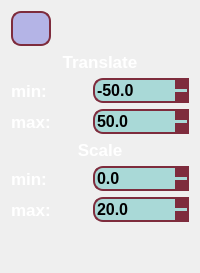
      <widget class="QWidget" name="page_3">
       <layout class="QVBoxLayout" name="verticalLayout_5">
        <item>
         <widget class="QToolButton" name="toolButto_back_to_modelCamera">
          <property name="minimumSize">
           <size>
            <width>40</width>
            <height>35</height>
           </size>
          </property>
          <property name="maximumSize">
           <size>
            <width>40</width>
            <height>35</height>
           </size>
          </property>
          <property name="cursor">
           <cursorShape>PointingHandCursor</cursorShape>
          </property>
          <property name="styleSheet">
           <string notr="true">QToolButton {
border-radius: 10px;
border: 2px solid rgb(126, 44, 61); 
background-color: rgb(180, 180, 230);
}
QToolButton:pressed {
    background-color: qlineargradient(x1: 0, y1: 0, x2: 0, y2: 1,
                                      stop: 0 #BEBEBE, stop: 1 #D7D7D7);
}
QToolButton:hover {
	border: 2px solid black;
}</string>
          </property>
          <property name="text">
           <string/>
          </property>
          <property name="icon">
           <iconset>
            <normaloff>:/icons_ui/back_settings_model.png</normaloff>:/icons_ui/back_settings_model.png</iconset>
          </property>
          <property name="iconSize">
           <size>
            <width>25</width>
            <height>25</height>
           </size>
          </property>
         </widget>
        </item>
        <item>
         <widget class="QLabel" name="label_13">
          <property name="styleSheet">
           <string notr="true">font-family: &quot;Comic Sans MS&quot;;
font: bold 17px;
color: white;</string>
          </property>
          <property name="text">
           <string>Translate</string>
          </property>
          <property name="alignment">
           <set>Qt::AlignHCenter|Qt::AlignTop</set>
          </property>
         </widget>
        </item>
        <item>
         <layout class="QHBoxLayout" name="horizontalLayout_25" stretch="1,0">
          <item>
           <widget class="QLabel" name="label_14">
            <property name="styleSheet">
             <string notr="true">font-family: &quot;Comic Sans MS&quot;;
font: bold 17px;
color: white;</string>
            </property>
            <property name="text">
             <string>min:</string>
            </property>
           </widget>
          </item>
          <item>
           <widget class="QDoubleSpinBox" name="doubleSpinBox_min_translate">
            <property name="cursor">
             <cursorShape>PointingHandCursor</cursorShape>
            </property>
            <property name="styleSheet">
             <string notr="true">QDoubleSpinBox {
	border: 2px solid rgb(126, 44, 61); ;
	border-radius: 10px;
	background: rgb(169, 217, 215);
	font: bold 16px;
	color: black;
	font-family: &quot;Comic Sans MS&quot;;
 }
 QDoubleSpinBox::up-button {
	 subcontrol-origin: border;
     subcontrol-position: top right;
	background: rgb(126, 44, 61);
     height: 11px;
	width: 14px;
 }
 QDoubleSpinBox::down-button {
     subcontrol-origin: border;
     subcontrol-position: bottom right;
	background: rgb(126, 44, 61);
	height: 11px;
	width: 14px;
 }
QDoubleSpinBox::down-button:hover {
    background-color: lightgray;
}
QDoubleSpinBox::up-button:hover {
    background-color: lightgray;
}
QDoubleSpinBox::down-button:pressed {
    background-color: qlineargradient(x1: 0, y1: 0, x2: 0, y2: 1,
                                      stop: 0 #BEBEBE, stop: 1 #D7D7D7);
}
QDoubleSpinBox::up-button:pressed {
    background-color: qlineargradient(x1: 0, y1: 0, x2: 0, y2: 1,
                                      stop: 0 #BEBEBE, stop: 1 #D7D7D7);
}</string>
            </property>
            <property name="decimals">
             <number>1</number>
            </property>
            <property name="minimum">
             <double>-2000000.000000000000000</double>
            </property>
            <property name="maximum">
             <double>2000000.000000000000000</double>
            </property>
            <property name="value">
             <double>-50.000000000000000</double>
            </property>
           </widget>
          </item>
         </layout>
        </item>
        <item>
         <layout class="QHBoxLayout" name="horizontalLayout_26" stretch="1,0">
          <item>
           <widget class="QLabel" name="label_15">
            <property name="styleSheet">
             <string notr="true">font-family: &quot;Comic Sans MS&quot;;
font: bold 17px;
color: white;</string>
            </property>
            <property name="text">
             <string>max:</string>
            </property>
           </widget>
          </item>
          <item>
           <widget class="QDoubleSpinBox" name="doubleSpinBox_max_translate">
            <property name="cursor">
             <cursorShape>PointingHandCursor</cursorShape>
            </property>
            <property name="styleSheet">
             <string notr="true">QDoubleSpinBox {
	border: 2px solid rgb(126, 44, 61); ;
	border-radius: 10px;
	background: rgb(169, 217, 215);
	font: bold 16px;
	color: black;
	font-family: &quot;Comic Sans MS&quot;;
 }
 QDoubleSpinBox::up-button {
	 subcontrol-origin: border;
     subcontrol-position: top right;
	background: rgb(126, 44, 61);
     height: 11px;
	width: 14px;
 }
 QDoubleSpinBox::down-button {
     subcontrol-origin: border;
     subcontrol-position: bottom right;
	background: rgb(126, 44, 61);
	height: 11px;
	width: 14px;
 }
QDoubleSpinBox::down-button:hover {
    background-color: lightgray;
}
QDoubleSpinBox::up-button:hover {
    background-color: lightgray;
}
QDoubleSpinBox::down-button:pressed {
    background-color: qlineargradient(x1: 0, y1: 0, x2: 0, y2: 1,
                                      stop: 0 #BEBEBE, stop: 1 #D7D7D7);
}
QDoubleSpinBox::up-button:pressed {
    background-color: qlineargradient(x1: 0, y1: 0, x2: 0, y2: 1,
                                      stop: 0 #BEBEBE, stop: 1 #D7D7D7);
}</string>
            </property>
            <property name="decimals">
             <number>1</number>
            </property>
            <property name="minimum">
             <double>-2000000.000000000000000</double>
            </property>
            <property name="maximum">
             <double>2000000.000000000000000</double>
            </property>
            <property name="value">
             <double>50.000000000000000</double>
            </property>
           </widget>
          </item>
         </layout>
        </item>
        <item>
         <widget class="QLabel" name="label_16">
          <property name="styleSheet">
           <string notr="true">font-family: &quot;Comic Sans MS&quot;;
font: bold 17px;
color: white;</string>
          </property>
          <property name="text">
           <string>Scale</string>
          </property>
          <property name="alignment">
           <set>Qt::AlignCenter</set>
          </property>
         </widget>
        </item>
        <item>
         <layout class="QHBoxLayout" name="horizontalLayout_27" stretch="1,0">
          <item>
           <widget class="QLabel" name="label_17">
            <property name="styleSheet">
             <string notr="true">font-family: &quot;Comic Sans MS&quot;;
font: bold 17px;
color: white;</string>
            </property>
            <property name="text">
             <string>min:</string>
            </property>
           </widget>
          </item>
          <item>
           <widget class="QDoubleSpinBox" name="doubleSpinBox_min_scale">
            <property name="cursor">
             <cursorShape>PointingHandCursor</cursorShape>
            </property>
            <property name="styleSheet">
             <string notr="true">QDoubleSpinBox {
	border: 2px solid rgb(126, 44, 61); ;
	border-radius: 10px;
	background: rgb(169, 217, 215);
	font: bold 16px;
	color: black;
	font-family: &quot;Comic Sans MS&quot;;
 }
 QDoubleSpinBox::up-button {
	 subcontrol-origin: border;
     subcontrol-position: top right;
	background: rgb(126, 44, 61);
     height: 11px;
	width: 14px;
 }
 QDoubleSpinBox::down-button {
     subcontrol-origin: border;
     subcontrol-position: bottom right;
	background: rgb(126, 44, 61);
	height: 11px;
	width: 14px;
 }
QDoubleSpinBox::down-button:hover {
    background-color: lightgray;
}
QDoubleSpinBox::up-button:hover {
    background-color: lightgray;
}
QDoubleSpinBox::down-button:pressed {
    background-color: qlineargradient(x1: 0, y1: 0, x2: 0, y2: 1,
                                      stop: 0 #BEBEBE, stop: 1 #D7D7D7);
}
QDoubleSpinBox::up-button:pressed {
    background-color: qlineargradient(x1: 0, y1: 0, x2: 0, y2: 1,
                                      stop: 0 #BEBEBE, stop: 1 #D7D7D7);
}</string>
            </property>
            <property name="decimals">
             <number>1</number>
            </property>
            <property name="minimum">
             <double>-2000000.000000000000000</double>
            </property>
            <property name="maximum">
             <double>2000000.000000000000000</double>
            </property>
           </widget>
          </item>
         </layout>
        </item>
        <item>
         <layout class="QHBoxLayout" name="horizontalLayout_28" stretch="1,0">
          <property name="spacing">
           <number>6</number>
          </property>
          <item>
           <widget class="QLabel" name="label_18">
            <property name="styleSheet">
             <string notr="true">font-family: &quot;Comic Sans MS&quot;;
font: bold 17px;
color: white;</string>
            </property>
            <property name="text">
             <string>max:</string>
            </property>
           </widget>
          </item>
          <item>
           <widget class="QDoubleSpinBox" name="doubleSpinBox_max_scale">
            <property name="cursor">
             <cursorShape>PointingHandCursor</cursorShape>
            </property>
            <property name="styleSheet">
             <string notr="true">QDoubleSpinBox {
	border: 2px solid rgb(126, 44, 61); ;
	border-radius: 10px;
	background: rgb(169, 217, 215);
	font: bold 16px;
	color: black;
	font-family: &quot;Comic Sans MS&quot;;
 }
 QDoubleSpinBox::up-button {
	 subcontrol-origin: border;
     subcontrol-position: top right;
	background: rgb(126, 44, 61);
     height: 11px;
	width: 14px;
 }
 QDoubleSpinBox::down-button {
     subcontrol-origin: border;
     subcontrol-position: bottom right;
	background: rgb(126, 44, 61);
	height: 11px;
	width: 14px;
 }
QDoubleSpinBox::down-button:hover {
    background-color: lightgray;
}
QDoubleSpinBox::up-button:hover {
    background-color: lightgray;
}
QDoubleSpinBox::down-button:pressed {
    background-color: qlineargradient(x1: 0, y1: 0, x2: 0, y2: 1,
                                      stop: 0 #BEBEBE, stop: 1 #D7D7D7);
}
QDoubleSpinBox::up-button:pressed {
    background-color: qlineargradient(x1: 0, y1: 0, x2: 0, y2: 1,
                                      stop: 0 #BEBEBE, stop: 1 #D7D7D7);
}</string>
            </property>
            <property name="decimals">
             <number>1</number>
            </property>
            <property name="minimum">
             <double>-2000000.000000000000000</double>
            </property>
            <property name="maximum">
             <double>2000000.000000000000000</double>
            </property>
            <property name="value">
             <double>20.000000000000000</double>
            </property>
           </widget>
          </item>
         </layout>
        </item>
        <item>
         <spacer name="verticalSpacer_4">
          <property name="orientation">
           <enum>Qt::Vertical</enum>
          </property>
          <property name="sizeHint" stdset="0">
           <size>
            <width>20</width>
            <height>40</height>
           </size>
          </property>
         </spacer>
        </item>
       </layout>
      </widget>
